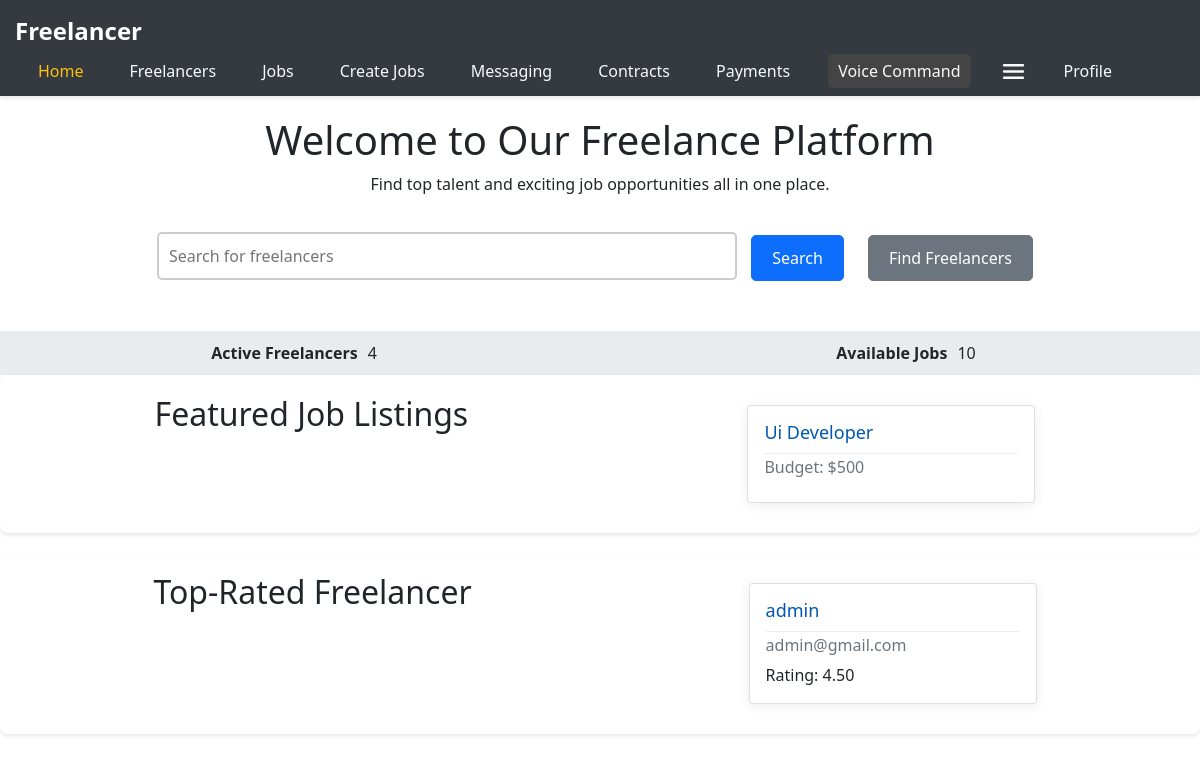
Screenshot of /home (signed in) with the database file from the repository.
### app.py (models this page shows)
class Job(db.Model):
    id = db.Column(db.Integer, primary_key=True)
    title = db.Column(db.String(120), nullable=False)
    description = db.Column(db.Text, nullable=False)
    budget = db.Column(db.String(120), nullable=False)
    duration = db.Column(db.String(120))
    experience_level = db.Column(db.String(120))
    skills = db.Column(db.String(120))
    category_id = db.Column(db.Integer, db.ForeignKey('category.id'))
    category = db.relationship('Category', backref='jobs')
    employer_id = db.Column(db.Integer, db.ForeignKey('user.id'), nullable=False)

class User(db.Model):
    id = db.Column(db.Integer, primary_key=True)
    email = db.Column(db.String(120), unique=True, nullable=False)
    name = db.Column(db.String(100), nullable=False)
    password = db.Column(db.String(60), nullable=False)
    minimum_rate = db.Column(db.Float, nullable=True)
    skills = db.Column(db.String(500), nullable=True)
    jobs = db.relationship('Job', backref='author', lazy=True)
    rating = db.Column(db.Float, nullable=True, default=0.0)
    rating_count = db.Column(db.Integer, default=0)

### app.py (the view)
@app.route('/home')
@inject_notifications
def home(notifications=[]):
    if 'user_id' not in session:
        return redirect(url_for('login'))
    active_freelancers_count = User.query.count()
    available_jobs_count = Job.query.count()
    first_job = Job.query.first()
    top_rated_user = User.query.order_by(User.rating.desc()).first()
    return render_template('home.html', notifications=notifications,
                           active_freelancers=active_freelancers_count,
                           available_jobs=available_jobs_count,
                           first_job=first_job,
                           top_rated_user=top_rated_user)

### app.py (called while the page is built)
def inject_notifications(view_func):
    @wraps(view_func)
    def wrapper(*args, **kwargs):
        if 'user_id' in session:
            user_id = session['user_id']
            unread_notifications = Notification.query.filter_by(user_id=user_id, is_read=False).all()
            return view_func(*args, notifications=unread_notifications, **kwargs)
        return view_func(*args, **kwargs)
    return wrapper

### templates/home.html
{% extends 'nav.html' %} {% block title %}Home{% endblock %} {% block content %}
<section id="welcome-banner">
  <h1>Welcome to Our Freelance Platform</h1>
  <p>Find top talent and exciting job opportunities all in one place.</p>
  <form action="/find-freelancers" method="GET">
    <input
      type="search"
      name="search"
      placeholder="Search for freelancers"
      aria-label="Search for freelancers"
    />
    <button type="submit" class="btn btn-primary">Search</button>
    <button
      onclick="window.location.href='/freelancerSearch'"
      class="btn btn-secondary"
    >
      Find Freelancers
    </button>
  </form>
</section>
<section id="stats" class="row">
  <div class="col-md-6">
    <strong style="padding-right: 10px">Active Freelancers</strong
    ><span>{{ active_freelancers }}</span>
  </div>
  <div class="col-md-6">
    <strong style="padding-right: 10px">Available Jobs</strong
    ><span>{{ available_jobs }}</span>
  </div>
</section>
<section id="featured-jobs" class="d-flex justify-content-around">
  <h2>Featured Job Listings</h2>
  <div class="card" style="width: 18rem">
    <div class="card-body">
      <h5 class="card-title">{{ first_job.title }}</h5>
      <h6 class="card-subtitle mb-2 text-muted">
        Budget: ${{ first_job.budget }}
      </h6>
    </div>
  </div>
</section>
<section id="top-rated-freelancers" class="d-flex justify-content-around">
  <h2>Top-Rated Freelancer</h2>
  {% if top_rated_user %}
  <div class="card" style="width: 18rem">
    <div class="card-body">
      <h5 class="card-title">{{ top_rated_user.name }}</h5>
      <h6 class="card-subtitle mb-2 text-muted">{{ top_rated_user.email }}</h6>
      <p class="card-text">Rating: {{ "%.2f" % top_rated_user.rating }}</p>
    </div>
  </div>
  {% else %}
  <p>No top-rated freelancer available yet.</p>
  {% endif %}
</section>
{% endblock %}

### static/styles.css (style rules this page uses)
body { font-family: "Helvetica Neue", Helvetica, Arial, sans-serif; background-color: #f8f9fa; color: #212529; margin: 0; padding: 0; }
#welcome-banner { background-color: #ffffff; padding: 20px; text-align: center; margin-bottom: 20px; }
#welcome-banner input[type="search"] { width: 50%; padding: 10px; margin-top: 20px; border: 2px solid #ccc; border-radius: 5px; }
#welcome-banner button { padding: 10px 20px; margin: 10px; border-radius: 5px; cursor: pointer; transition: background-color 0.3s, color 0.3s; }
.btn-primary { background-color: #007bff; color: #ffffff; }
.btn-secondary { background-color: #6c757d; color: #ffffff; }
#stats { display: flex; justify-content: space-around; background-color: #e9ecef; padding: 10px 0; }
#stats div { text-align: center; }
#featured-jobs, #top-rated-freelancers { padding: 20px; margin-bottom: 20px; background-color: #ffffff; border-radius: 8px; box-shadow: 0 2px 4px rgba(0, 0, 0, 0.1); }
.card { margin: 10px; box-shadow: 0 2px 5px rgba(0, 0, 0, 0.2); }
.card-body { padding: 15px; position: relative; }
.card-title { font-size: 18px; color: #0056b3; }
.card-subtitle { font-size: 16px; color: #6c757d; }
button { padding: 5px 10px; background-color: #0056b3; color: white; border: none; cursor: pointer; }
.card { background-color: #fff; box-shadow: 0 2px 12px rgba(0, 0, 0, 0.08); }
.card-body { padding: 20px; }
.card-title { border-bottom: 1px solid #eee; padding-bottom: 10px; }
.btn-primary { color: #fff; background-color: #007bff; border-color: #007bff; }

### rows the page displays
Job: title "Ui Developer", budget "500"
User: name "admin", email "admin@gmail.com", rating "4.50"

### other values shown
{{ active_freelancers }} "4"
{{ available_jobs }} "10"
